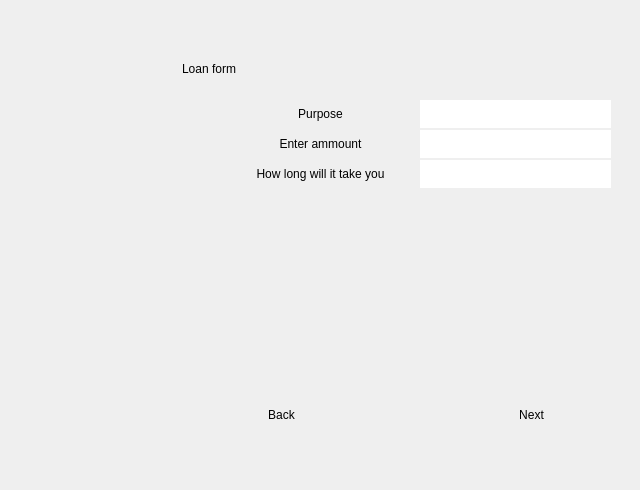
    <widget class="QWidget" name="Loan_Form">
     <widget class="QGroupBox" name="groupBox_7">
      <property name="geometry">
       <rect>
        <x>180</x>
        <y>60</y>
        <width>451</width>
        <height>421</height>
       </rect>
      </property>
      <property name="styleSheet">
       <string notr="true">Border:none;</string>
      </property>
      <property name="title">
       <string>Loan form</string>
      </property>
      <widget class="QToolButton" name="toolButton_31">
       <property name="geometry">
        <rect>
         <x>50</x>
         <y>40</y>
         <width>181</width>
         <height>27</height>
        </rect>
       </property>
       <property name="styleSheet">
        <string notr="true"/>
       </property>
       <property name="text">
        <string>Purpose</string>
       </property>
      </widget>
      <widget class="QToolButton" name="toolButton_32">
       <property name="geometry">
        <rect>
         <x>50</x>
         <y>70</y>
         <width>181</width>
         <height>27</height>
        </rect>
       </property>
       <property name="text">
        <string>Enter ammount</string>
       </property>
      </widget>
      <widget class="QToolButton" name="toolButton_33">
       <property name="geometry">
        <rect>
         <x>50</x>
         <y>100</y>
         <width>181</width>
         <height>27</height>
        </rect>
       </property>
       <property name="text">
        <string>How long will it take you</string>
       </property>
      </widget>
      <widget class="QPushButton" name="pushButton_24">
       <property name="geometry">
        <rect>
         <x>310</x>
         <y>340</y>
         <width>83</width>
         <height>29</height>
        </rect>
       </property>
       <property name="text">
        <string>Next</string>
       </property>
      </widget>
      <widget class="QPushButton" name="pushButton_51">
       <property name="geometry">
        <rect>
         <x>60</x>
         <y>340</y>
         <width>83</width>
         <height>29</height>
        </rect>
       </property>
       <property name="text">
        <string>Back</string>
       </property>
      </widget>
      <widget class="QLineEdit" name="lineEdit_12">
       <property name="geometry">
        <rect>
         <x>240</x>
         <y>40</y>
         <width>191</width>
         <height>28</height>
        </rect>
       </property>
      </widget>
      <widget class="QLineEdit" name="lineEdit_13">
       <property name="geometry">
        <rect>
         <x>240</x>
         <y>70</y>
         <width>191</width>
         <height>28</height>
        </rect>
       </property>
      </widget>
      <widget class="QLineEdit" name="lineEdit_14">
       <property name="geometry">
        <rect>
         <x>240</x>
         <y>100</y>
         <width>191</width>
         <height>28</height>
        </rect>
       </property>
      </widget>
     </widget>
    </widget>
